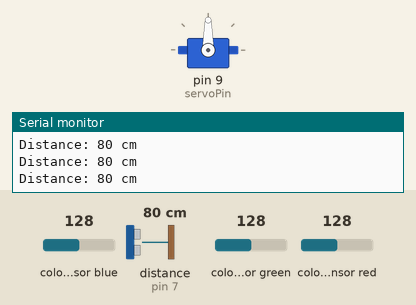
A sketch run on a simulated Arduino Uno, built with avr-gcc and run on an emulated ATmega328P. Shown: servo, the last lines printed to the serial monitor. Wiring (inferred from the names in the program): ultrasonic range finder: trigger pin 7; echo pin 7. The test bench sets the inputs (shaded band); at power-on: distance to the obstacle (sensor on pin 7) 80 cm, colour sensor blue 128, colour sensor green 128, colour sensor red 128. The echo pulse lasts 58.3 µs per cm.

Above: at 1.2 s.
1.3 s: distance to the obstacle (sensor on pin 7) set to 11 cm
2.8 s: distance to the obstacle (sensor on pin 7) set to 8 cm
At 10.0 s:
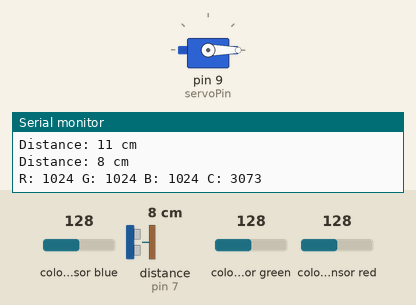
Timing chart, 0 to 11.6 s (numbered marks = the images above; inputs shaded):
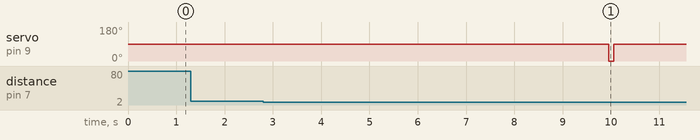

Measured:
- the behaviour switches between 10 and 9 cm on distance to the obstacle (sensor on pin 7) (found by bisection; images 0 and 1)
- after the input at 2.8 s, servo on pin 9 (servoPin): 90° → 0° after 7.2 s, → 90° 0.10 s later

The sketch:

servoandcolorsensorwithultrasonic.ino
```cpp
#include <Wire.h>
#include "Adafruit_TCS34725.h"
#include <Servo.h>

const int pingPin = 7;
const int servoPin = 9;

Servo myServo;
Adafruit_TCS34725 tcs = Adafruit_TCS34725(TCS34725_INTEGRATIONTIME_50MS, TCS34725_GAIN_4X);

void setup() {
  Serial.begin(9600);
  myServo.attach(servoPin);
  if (tcs.begin()) {
    Serial.println("Color sensor initialized");
  } else {
    Serial.println("Error initializing color sensor");
    while (1);
  }
}

void loop() {

  long duration, distance;
  pinMode(pingPin, OUTPUT);
  digitalWrite(pingPin, LOW);
  delayMicroseconds(2);
  digitalWrite(pingPin, HIGH);
  delayMicroseconds(5);
  digitalWrite(pingPin, LOW);
  pinMode(pingPin, INPUT);
  duration = pulseIn(pingPin, HIGH);

  distance = microsecondsToCentimeters(duration);

  Serial.print("Distance: ");
  Serial.print(distance);
  Serial.println(" cm");

  if (distance < 10) {
    // Move the servo
    myServo.write(90);
    delay(2000);


    uint16_t r, g, b, c;
    tcs.getRawData(&r, &g, &b, &c);

    Serial.print("R: "); Serial.print(r, DEC); Serial.print(" ");
    Serial.print("G: "); Serial.print(g, DEC); Serial.print(" ");
    Serial.print("B: "); Serial.print(b, DEC); Serial.print(" ");
    Serial.print("C: "); Serial.print(c, DEC); Serial.print(" ");
    Serial.println(" ");
    delay(5000);

    myServo.write(0);

  }

  delay(100);
}

long microsecondsToCentimeters(long microseconds) {
  // The speed of sound is 340 m/s or 29 microseconds per centimeter.
  // The ping travels out and back, so to find the distance of the object we
  // take half of the distance travelled.
  return microseconds / 29 / 2;
}
```
